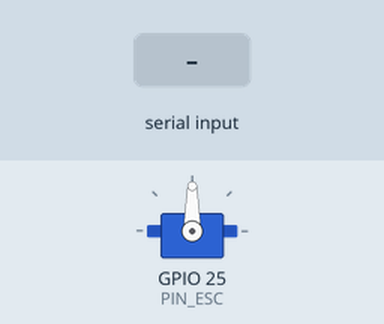
This sketch was run on a simulated ESP32. Shown: servo. The test bench sets the inputs (shaded band). What the sketch prints to the serial monitor is not drawn.

Above: at 1.8 s.
1.9 s: "z" received over Serial
At 2.2 s:
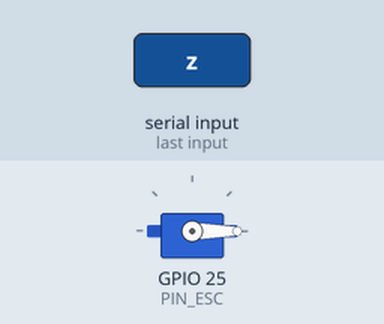
3.4 s: "+" received over Serial
At 4.5 s:
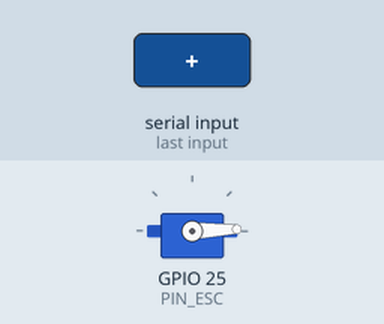
4.9 s: "]" received over Serial
At 5.6 s:
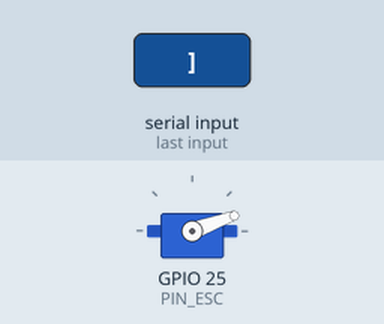
6.4 s: "Z" received over Serial
At 6.9 s:
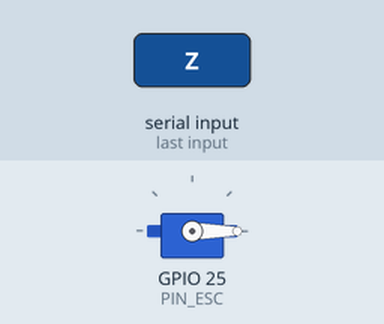
Timing chart, 0 to 8.9 s (numbered marks = the images above; inputs shaded):
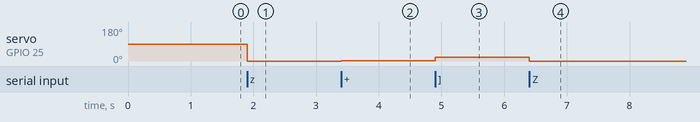

Measured:
- after the input at 1.9 s, servo on GPIO 25 (PIN_ESC): 90° → 0° at once
- after the input at 3.4 s, servo on GPIO 25 (PIN_ESC): 0° → 2° at once
- after the input at 4.9 s, servo on GPIO 25 (PIN_ESC): 2° → 20° at once
- after the input at 6.4 s, servo on GPIO 25 (PIN_ESC): 20° → 0° at once

The sketch:

esc_find_neutral.ino
```cpp
/* =====================================================================
   ESC 가 생각하는 "정지"를 찾아내는 도구
   PUMPKIN IDEA FACTORY MAKERSPACE

   왜 필요한가
   -----------------------------------------------------------------
   GCS 에 좌/우현 펄스가 1000us 로 찍히는데도 모터가 돈다면, 보드는
   제대로 내보내고 있는데 ESC 가 그 1000us 를 "정지" 로 읽지 않는 것입니다.

   HobbyWing SeaKing V4 는 Running Mode 가 두 가지입니다.

     Forward and Reverse (양방향) : 가운데 1500us 가 정지
                                    1000us 는 "풀 후진" 입니다
     Forward Only       (전진전용) : 맨 아래 1000us 가 정지

   공장 설정이 어느 쪽인지, 보정이 되어 있는지는 눈으로 알 수 없습니다.
   그래서 이 스케치로 "직접 찾습니다". 추측하지 않고 측정합니다.

   준비
   -----------------------------------------------------------------
   1) ★★ 프로펠러를 반드시 빼세요. 예외 없습니다.
   2) ESC 신호선 흰색 -> ESP32 GPIO25 (아래 PIN_ESC 와 같게)
      ESC 신호선 검정 -> ESP32 GND          (반드시)
      ESC 신호선 빨강 -> 연결하지 않음 (뽑아서 절연)
      ESC 신호선 노랑 -> 연결하지 않음 (AUX, 조종기용)
   3) ESC 배터리는 아직 연결하지 마세요.
   4) ESP32 는 USB 로만 전원을 넣고, 시리얼 모니터 115200 을 엽니다.
      ※ 시리얼 모니터 오른쪽 아래 줄바꿈 설정은 아무거나 괜찮습니다.

   쓰는 법 — 세 단계
   -----------------------------------------------------------------
   [1단계] 이 스케치를 올리면 1500us 를 내보냅니다.
           그 상태에서 ESC 에 배터리를 연결하고 소리를 들으세요.

             짧은 삐 x N      = 셀 수 (3S 면 3번)
             이어서 길게 삐-- = ★ 지금 이 값이 정지입니다. 찾았습니다.
             길게 삐-- 없음   = 이 값은 정지가 아닙니다. 2단계로.

   [2단계] 길게 삐-- 가 안 들렸다면 값을 바꿔 가며 다시 시도합니다.
           z 를 눌러 1000 으로 바꾸고, ESC 배터리를 뺐다 다시 꽂으세요.
           ※ ESC 는 "전원이 들어오는 순간" 의 신호만 봅니다.
             그래서 값을 바꿀 때마다 배터리를 뺐다 꽂아야 합니다.

   [3단계] 정지를 찾았으면 t 를 눌러 모터가 도는지 확인합니다.
           정지값에서 +200us 까지 천천히 올렸다가 되돌아옵니다.

   누를 키
   -----------------------------------------------------------------
     n  1500us (양방향 ESC 의 정지)      z  1000us (전진전용 ESC 의 정지)
     +  +10us        -  -10us
     ]  +100us       [  -100us
     t  시험 : 지금 값에서 +200us 까지 올렸다 내림 (3초)
     s  자동 훑기 : 1000 -> 2000 을 50us 씩 올리며 모터를 관찰
     r  지금 값 보기
   ===================================================================== */

#include <ESP32Servo.h>

/* ===== 설정 ===== */
#define PIN_ESC   25      // ESC 신호선 흰색이 꽂힌 핀 (25 또는 26)

static const int US_MIN  = 1000;
static const int US_MAX  = 2000;
static const int US_BOOT = 1500;   // 처음 내보낼 값

Servo esc;
int   us = US_BOOT;

void showUs() {
  Serial.printf("  ▶ 지금 내보내는 값 : %d us", us);
  if      (us == 1500) Serial.print("   (양방향 ESC 라면 여기가 정지)");
  else if (us == 1000) Serial.print("   (전진전용 ESC 라면 여기가 정지)");
  Serial.println();
}

void setUs(int v) {
  us = constrain(v, US_MIN, US_MAX);
  esc.writeMicroseconds(us);
  showUs();
}

void help() {
  Serial.println();
  Serial.println(F("  -------------------------------------------------"));
  Serial.println(F("   n 1500us    z 1000us"));
  Serial.println(F("   + -10us 단위   ] [ 100us 단위"));
  Serial.println(F("   t 시험(+200us 까지)   s 자동 훑기   r 값 보기"));
  Serial.println(F("  -------------------------------------------------"));
}

/* 지금 값에서 +200us 까지 천천히 올렸다가 되돌립니다. */
void testRamp() {
  int base = us, top = min(base + 200, US_MAX);
  Serial.printf("\n  [시험] %d -> %d us 로 올립니다. 모터를 보세요.\n", base, top);
  for (int v = base; v <= top; v += 5) { esc.writeMicroseconds(v); delay(20); }
  delay(1200);
  Serial.println(F("  [시험] 되돌립니다."));
  for (int v = top; v >= base; v -= 5) { esc.writeMicroseconds(v); delay(20); }
  esc.writeMicroseconds(base);
  Serial.printf("  [시험] 끝. %d us 로 돌아왔습니다.\n", base);
  Serial.println(F("         -> 이 값에서 모터가 멈춰 있으면 여기가 정지입니다."));
}

/* 1000 -> 2000 을 50us 씩 올리며 관찰합니다. 아무 키나 누르면 멈춥니다. */
void sweep() {
  Serial.println(F("\n  [훑기] 1000 -> 2000 us 를 50us 씩 올립니다."));
  Serial.println(F("         ★ 모터가 '멈춰 있는' 구간의 값을 적어 두세요."));
  Serial.println(F("         아무 키나 누르면 중단합니다.\n"));
  while (Serial.available()) Serial.read();
  for (int v = US_MIN; v <= US_MAX; v += 50) {
    esc.writeMicroseconds(v);
    Serial.printf("     %4d us\n", v);
    for (int i = 0; i < 12; i++) {
      delay(100);
      if (Serial.available()) {
        while (Serial.available()) Serial.read();
        esc.writeMicroseconds(us);
        Serial.printf("  [훑기] 중단. %d us 로 되돌렸습니다.\n", us);
        return;
      }
    }
  }
  esc.writeMicroseconds(us);
  Serial.printf("  [훑기] 끝. %d us 로 되돌렸습니다.\n", us);
}

void setup() {
  Serial.begin(115200);
  delay(600);

  Serial.println();
  Serial.println(F("====================================================="));
  Serial.println(F("  ESC 정지 펄스 찾기"));
  Serial.printf ("  핀 GPIO%d\n", PIN_ESC);
  Serial.println(F("====================================================="));
  Serial.println(F("  ★★ 프로펠러를 뺐는지 다시 확인하세요."));
  Serial.println();

  esc.setPeriodHertz(50);
  esc.attach(PIN_ESC, US_MIN, US_MAX);
  esc.writeMicroseconds(us);

  Serial.printf("  %d us 를 내보내고 있습니다.\n", us);
  Serial.println(F("  지금 ESC 에 배터리를 연결하세요."));
  Serial.println();
  Serial.println(F("  들어야 할 소리"));
  Serial.println(F("    짧은 삐 x N    = 셀 수 (3S 면 3번)"));
  Serial.println(F("    이어서 길게 삐- = ★ 이 값이 정지입니다. 찾았습니다."));
  Serial.println(F("    길게 삐- 없음   = 이 값은 정지가 아닙니다."));
  Serial.println();
  Serial.println(F("  길게 삐- 가 안 들렸다면 :"));
  Serial.println(F("    z 를 눌러 1000us 로 바꾸고,"));
  Serial.println(F("    ESC 배터리를 뺐다가 다시 꽂으세요."));
  Serial.println(F("    (ESC 는 전원이 들어오는 순간의 신호만 봅니다)"));
  help();
}

void loop() {
  if (!Serial.available()) return;
  int k = Serial.read();

  switch (k) {
    case 'n': case 'N': setUs(1500); break;
    case 'z': case 'Z': setUs(1000); break;
    case '+': case '=': setUs(us + 10);  break;
    case '-': case '_': setUs(us - 10);  break;
    case ']': case '}': setUs(us + 100); break;
    case '[': case '{': setUs(us - 100); break;
    case 't': case 'T': testRamp(); break;
    case 's': case 'S': sweep();    break;
    case 'r': case 'R': showUs();   break;
    case '?': case 'h': help();     break;
    default: break;                      // 줄바꿈 문자 등은 무시
  }
}
```
